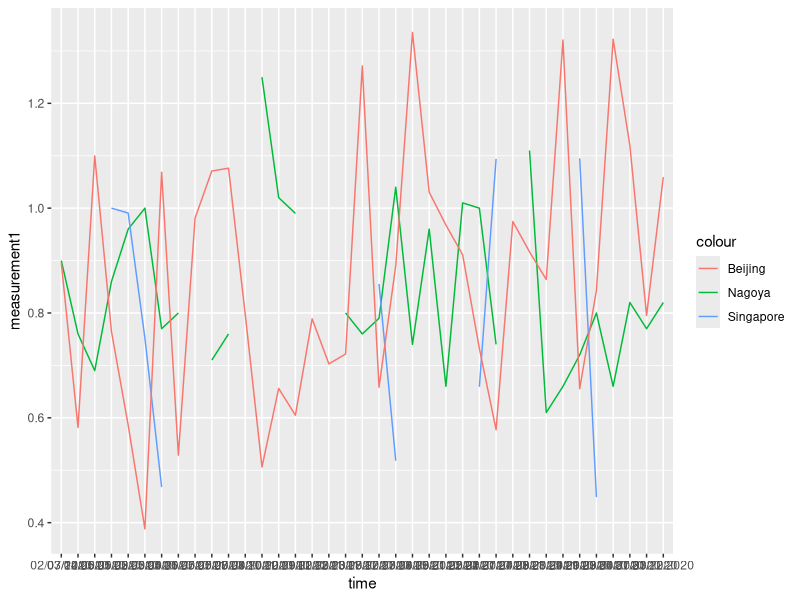
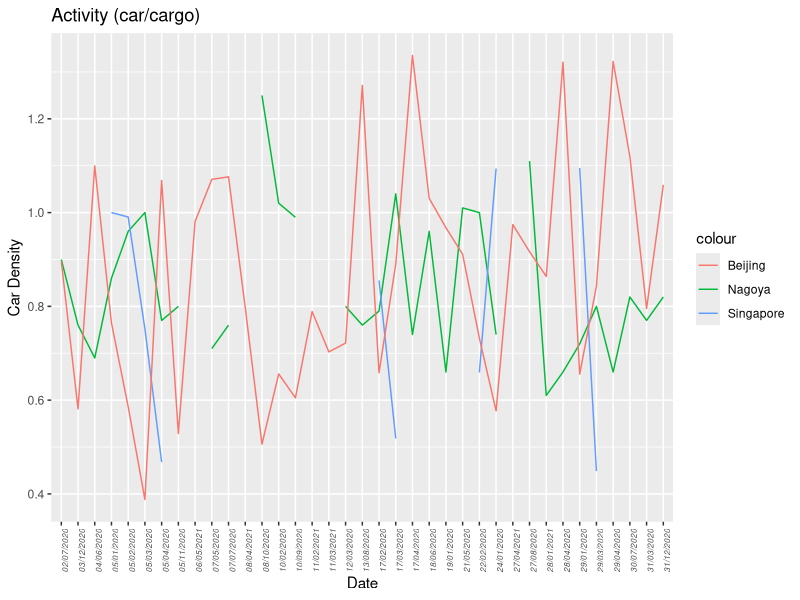
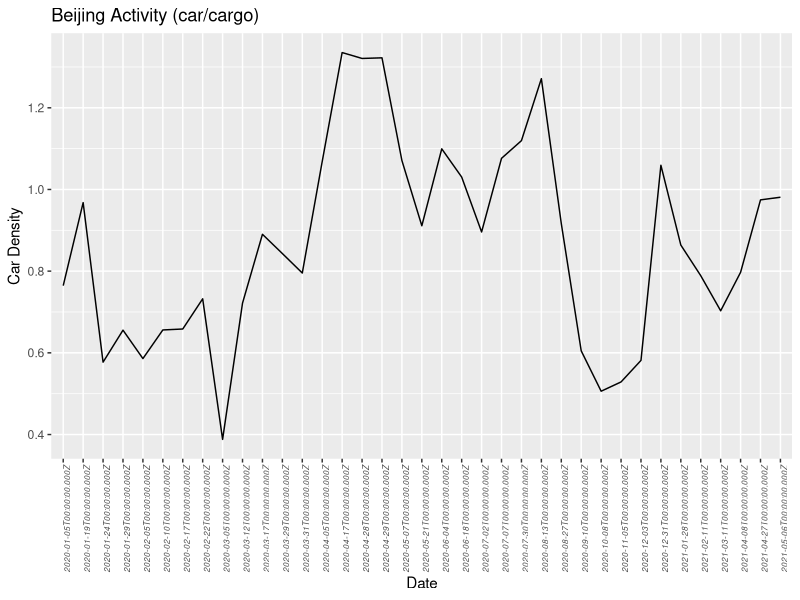
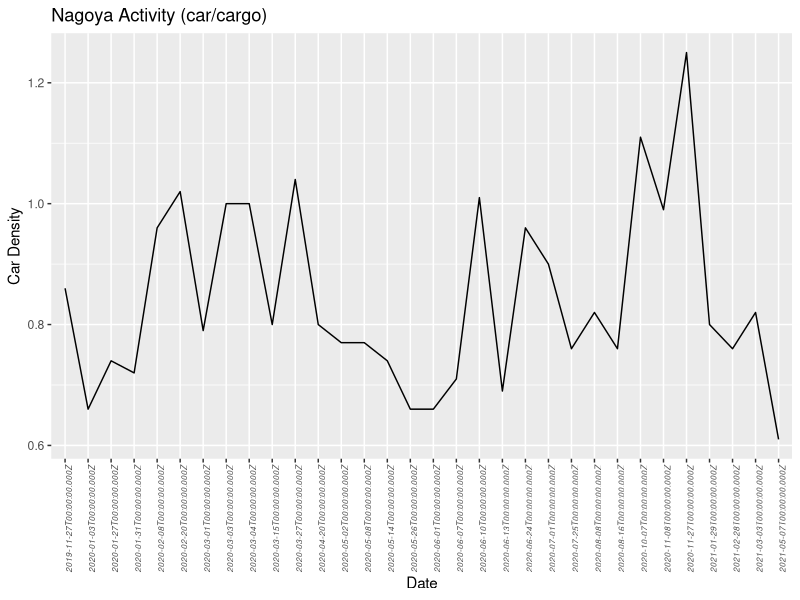
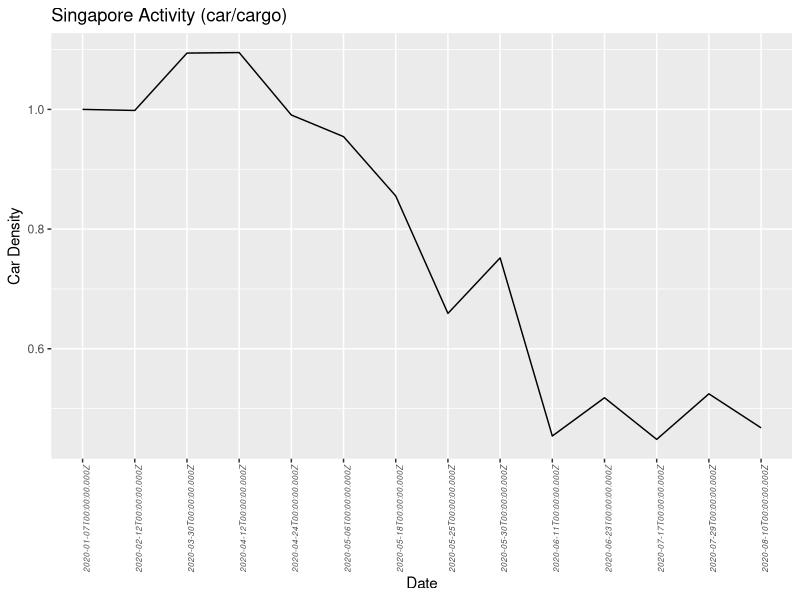

The R script that drew these images, in order:
install.packages("ggplot")
install.packages("readxl")
update.packages('ggplot')
update.packages('readxl')

library(readxl) #update if its not working use update.package('readxl')
library(ggplot2) #you may want to update if not working use update.package('ggplot')

data2 <- read.csv("Output_bahc-19_v2.csv") #Data 1 is overrated
beijing <- read.csv("Beijing_2021-06-24_CN03-E9.csv")
nagoya <- read.csv("Nagoya_2021-06-25_JP03-E9.csv")
singapore <- read.csv("Singapore_2021-06-24_SG01-E9.csv")

head(data2) #test

p1 <- ggplot(data2, aes(time, group = 1)) + 
 # coord_cartesian(ylim=c(0.3,1.5)) +
  geom_line(aes(y = measurement1, colour = "Nagoya")) + 
  geom_line(aes(y = measurement2, colour = "Singapore")) +
  geom_line(aes(y = measurement3, colour = "Beijing"))
p1 #test

#OUTPUT
p1 + theme(axis.text.x = element_text(face="italic", 
                                     size=6, angle=90)) +
  ggtitle("Activity (car/cargo)") +
  xlab("Date") +
  ylab("Car Density")

#indifidual data
#BEIJING AREA
pbeijing <- ggplot(beijing, aes(time, measurement, group = 1)) +
  geom_line()
pbeijing + theme(axis.text.x = element_text(face="italic", 
                                            size=6, angle=90)) +
  ggtitle("Beijing Activity (car/cargo)") +
  xlab("Date") +
  ylab("Car Density")

#NAGOYA AREA
pnagoya <- ggplot(nagoya, aes(time, measurement, group = 1)) +
  geom_line()
pnagoya + theme(axis.text.x = element_text(face="italic", 
                                            size=6, angle=90)) +
  ggtitle("Nagoya Activity (car/cargo)") +
  xlab("Date") +
  ylab("Car Density")

#SINGAPORE AREA
singaporep <- ggplot(singapore, aes(time, measurement, group = 1)) +
  geom_line()
singaporep + theme(axis.text.x = element_text(face="italic", 
                                            size=6, angle=90)) +
  ggtitle("Singapore Activity (car/cargo)") +
  xlab("Date") +
  ylab("Car Density")
